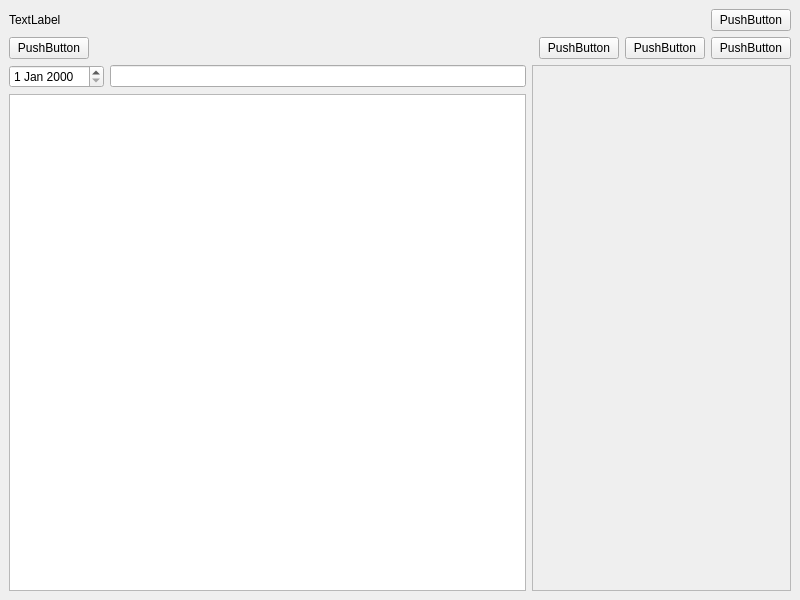
<?xml version="1.0" encoding="UTF-8"?>
<ui version="4.0">
 <class>TicketWindow</class>
 <widget class="QMainWindow" name="TicketWindow">
  <property name="geometry">
   <rect>
    <x>0</x>
    <y>0</y>
    <width>800</width>
    <height>600</height>
   </rect>
  </property>
  <property name="windowTitle">
   <string>TicketWindow</string>
  </property>
  <widget class="QWidget" name="centralwidget">
   <layout class="QVBoxLayout" name="verticalLayout_2">
    <item>
     <layout class="QHBoxLayout" name="horizontalLayout_3">
      <item>
       <widget class="QLabel" name="userLabel">
        <property name="text">
         <string>TextLabel</string>
        </property>
       </widget>
      </item>
      <item>
       <spacer name="horizontalSpacer_2">
        <property name="orientation">
         <enum>Qt::Orientation::Horizontal</enum>
        </property>
        <property name="sizeHint" stdset="0">
         <size>
          <width>40</width>
          <height>20</height>
         </size>
        </property>
       </spacer>
      </item>
      <item>
       <widget class="QPushButton" name="logoutBtn">
        <property name="text">
         <string>PushButton</string>
        </property>
       </widget>
      </item>
     </layout>
    </item>
    <item>
     <layout class="QHBoxLayout" name="horizontalLayout_2">
      <item>
       <widget class="QPushButton" name="printTicketBtn">
        <property name="text">
         <string>PushButton</string>
        </property>
       </widget>
      </item>
      <item>
       <spacer name="horizontalSpacer">
        <property name="orientation">
         <enum>Qt::Orientation::Horizontal</enum>
        </property>
        <property name="sizeHint" stdset="0">
         <size>
          <width>40</width>
          <height>20</height>
         </size>
        </property>
       </spacer>
      </item>
      <item>
       <widget class="QPushButton" name="editTicketBtn">
        <property name="text">
         <string>PushButton</string>
        </property>
       </widget>
      </item>
      <item>
       <widget class="QPushButton" name="refundTicketBtn">
        <property name="text">
         <string>PushButton</string>
        </property>
       </widget>
      </item>
      <item>
       <widget class="QPushButton" name="deleteTicketBtn">
        <property name="text">
         <string>PushButton</string>
        </property>
       </widget>
      </item>
     </layout>
    </item>
    <item>
     <layout class="QHBoxLayout" name="horizontalLayout" stretch="2,1">
      <item>
       <layout class="QVBoxLayout" name="verticalLayout" stretch="0,1">
        <item>
         <layout class="QHBoxLayout" name="horizontalLayout_4">
          <item>
           <widget class="QDateEdit" name="dateSelect"/>
          </item>
          <item>
           <widget class="QLineEdit" name="searchBar"/>
          </item>
         </layout>
        </item>
        <item>
         <widget class="QTableView" name="ticketList"/>
        </item>
       </layout>
      </item>
      <item>
       <widget class="QScrollArea" name="ticketCart">
        <property name="widgetResizable">
         <bool>true</bool>
        </property>
         <widget class="QWidget" name="scrollAreaWidgetContents">
          <property name="objectName">
           <string>ticketCartContents</string>
          </property>
          <property name="geometry">
           <rect>
            <x>0</x>
            <y>0</y>
            <width>260</width>
            <height>502</height>
           </rect>
          </property>
         <layout class="QVBoxLayout" name="verticalLayout_3">
          <item>
           <layout class="QVBoxLayout" name="ticketCartItems"/>
          </item>
         </layout>
        </widget>
       </widget>
      </item>
     </layout>
    </item>
   </layout>
  </widget>
 </widget>
 <resources/>
 <connections/>
</ui>
